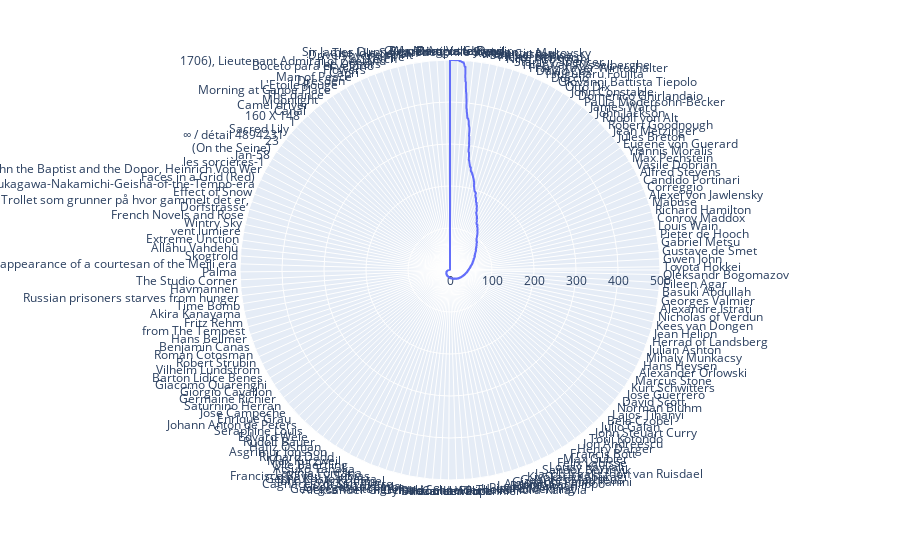

Here is the notebook cell this chart was saved with:
### Code cell
#Shows how skewed the artist are
import plotly.express as px
import pandas as pd
plt.figure(figsize=(50,50))
df = pd.DataFrame(dict(
    r=data['artist'].value_counts().values,
    theta=list(data['artist'].value_counts().index)))
fig = px.line_polar(df, r='r', theta='theta', line_close=True)
fig.show()

### Figure 1 — Plotly figure (JSON) as saved in the notebook; plotly's stock layout.template omitted (floating-point values rounded to 4 significant figures; data arrays with more than 128 entries replaced by an {"elided": "..."} marker saying what was removed)
{"data": [{"hovertemplate": "r=%{r}<br>theta=%{theta}<extra></extra>", "legendgroup": "", "line": {"color": "#636efa", "dash": "solid"}, "mode": "lines", "name": "", "r": {"elided": "2320 int values"}, "showlegend": false, "subplot": "polar", "theta": {"elided": "2320 str values"}, "type": "scatterpolargl"}], "layout": {"legend": {"tracegroupgap": 0}, "margin": {"t": 60}, "polar": {"angularaxis": {"direction": "clockwise", "rotation": 90}, "domain": {"x": [0, 1], "y": [0, 1]}}}}
